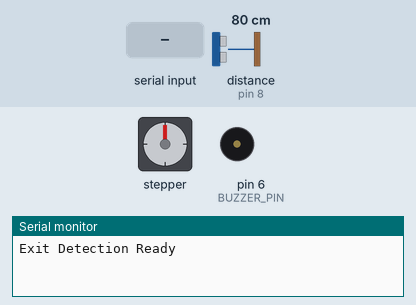
This sketch was run on a simulated Arduino Uno, built with avr-gcc and run on an emulated ATmega328P. Parts: stepper motor, buzzer (waves = sounding, pin HIGH), the last lines printed to the serial monitor. Wiring (inferred from the names in the program): ultrasonic range finder: trigger pin 7; echo pin 8. The inputs (shaded band) are chosen by the test bench; at power-on: distance to the obstacle (sensor on pin 8) 80 cm. The echo pulse lasts 58.3 µs per cm; stepper angles assume 2048 steps per turn; pins used as bus, display or sensor lines are not drawn.

Above: at 1.2 s.
1.3 s: "1" received over Serial
At 1.46 s:
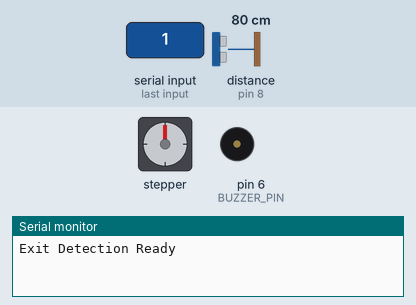
At 3.1 s:
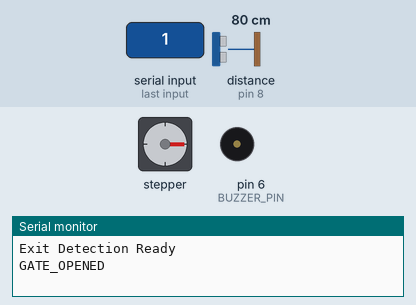
Timing chart, 0 to 19.1 s (numbered marks = the images above; inputs shaded):
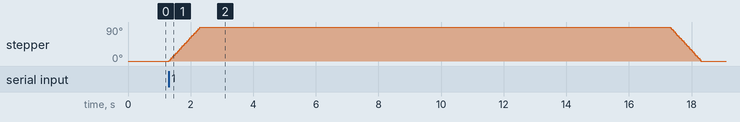

Measured:
- after the input at 1.3 s, stepper: turns 90° clockwise in 1.0 s, then 90° counter-clockwise in 0.98 s

The sketch:

Unauthorized_Exit_Arduino.ino
```cpp
#include <Stepper.h>

#define TRIG_PIN 7
#define ECHO_PIN 8
#define BUZZER_PIN 6
#define RED_LED_PIN 5
#define STEPS 2048  // Steps per revolution for stepper motor

// Stepper motor connected to ULN2003AN driver
Stepper stepper(STEPS, 2, 3, 4, 5);  // Pins 2, 3, 4, 5

void setup() {
  Serial.begin(9600);
  pinMode(TRIG_PIN, OUTPUT);
  pinMode(ECHO_PIN, INPUT);
  pinMode(BUZZER_PIN, OUTPUT);
  pinMode(RED_LED_PIN, OUTPUT);
  digitalWrite(BUZZER_PIN, LOW);
  digitalWrite(RED_LED_PIN, LOW);
  stepper.setSpeed(15);  // Set stepper speed
  Serial.println("Exit Detection Ready");
}

void loop() {
  // Detect vehicle with ultrasonic sensor
  long duration;
  digitalWrite(TRIG_PIN, LOW);
  delayMicroseconds(2);
  digitalWrite(TRIG_PIN, HIGH);
  delayMicroseconds(10);
  digitalWrite(TRIG_PIN, LOW);
  duration = pulseIn(ECHO_PIN, HIGH);
  float distance = duration * 0.034 / 2;

  if (distance < 50) { // Vehicle detected within 50cm
    Serial.println("EXIT_VEHICLE_DETECTED");
    delay(1000); // Avoid multiple triggers
  }

  // Handle commands from Python
  if (Serial.available() > 0) {
    char command = Serial.read();
    if (command == '1') { // Open gate
      stepper.step(512); // Rotate 90 degrees to open
      Serial.println("GATE_OPENED");
      delay(15000); // Keep gate open for 15 seconds
      stepper.step(-512); // Rotate back to close
      Serial.println("GATE_CLOSED");
    } else if (command == '2') { // Trigger alarm
      for (int i = 0; i < 5; i++) {
        digitalWrite(BUZZER_PIN, HIGH);
        digitalWrite(RED_LED_PIN, HIGH);
        tone(BUZZER_PIN, 1000); // 1kHz tone
        delay(500);
        digitalWrite(BUZZER_PIN, LOW);
        digitalWrite(RED_LED_PIN, LOW);
        noTone(BUZZER_PIN);
        delay(500);
      }
      Serial.println("ALARM_TRIGGERED");
    } else if (command == '0') { // Close gate/reset
      stepper.step(-512); // Ensure gate is closed
      digitalWrite(BUZZER_PIN, LOW);
      digitalWrite(RED_LED_PIN, LOW);
      noTone(BUZZER_PIN);
      Serial.println("GATE_CLOSED");
    }
  }
}
```
